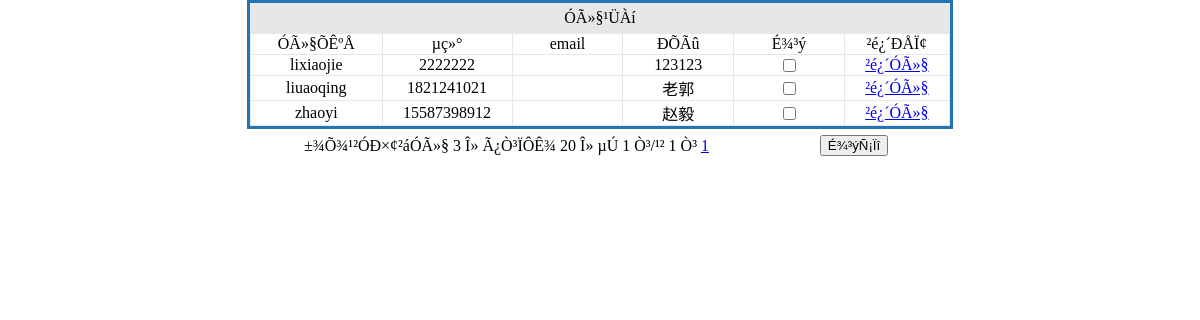
The app's page /admin/user.php (signed in) with its own data.
### tables this page shows
CREATE TABLE `user` (
  `id` int(4) NOT NULL AUTO_INCREMENT,
  `name` varchar(25) DEFAULT NULL COMMENT '帐号',
  `pwd` varchar(50) DEFAULT NULL COMMENT '密码',
  `dongjie` int(4) NOT NULL DEFAULT '0' COMMENT '是否冻结',
  `num` int(10) DEFAULT NULL COMMENT '学号',
  `sfzh` varchar(25) DEFAULT NULL COMMENT '身份证',
  `tel` varchar(25) DEFAULT NULL COMMENT '联系电话',
  `qq` varchar(25) DEFAULT NULL COMMENT '联系qq',
  `dizhi` varchar(100) DEFAULT NULL COMMENT '邮寄地址',
  `youbian` varchar(25) DEFAULT NULL COMMENT '邮编',
  `truename` varchar(25) DEFAULT NULL COMMENT '真实姓名',
  PRIMARY KEY (`id`)
);

### admin/user.php (the view, shortened to what this page needs)
<html>
<head>
<link rel="stylesheet" type="text/css" href="base.css">
</head>
<body topmargin="0" leftmargin="0" bottommargin="0">
<?php
       include("../conn.php");
       $sql=mysql_query("select count(*) as total from user ",$conn);
	   $data=mysql_fetch_array($sql);
	   $total=$data[total];
?>
<form name="form1" method="post" action="user_del.php">
<table width="600" border="0" align="center" cellpadding="0" cellspacing="0" class="table_big">
  <tr>
    <td height="30" bgcolor="#E7E7E7"><div align="center" >ÓÃ»§¹ÜÀí</div></td>
  </tr>
  <tr>
    <td  bgcolor="#E7E7E7"><table width="700" border="0" align="center" cellpadding="0" cellspacing="1">
       <?php
	     $pagesize=20;
		   if ($total<=$pagesize){
		      $pagecount=1;
			}
			if(($total%$pagesize)!=0){
			   $pagecount=intval($total/$pagesize)+1;
			}else{
			   $pagecount=$total/$pagesize;
			}
			if(($_GET[page])==""){
			    $page=1;
			}else{
			    $page=intval($_GET[page]);
			}
             $sql1=mysql_query("select * from user  order by id desc limit ".($page-1)*$pagesize.",$pagesize ",$conn);
	   ?>
	   <tr>
          <td width="94" height="20" bgcolor="#FFFFFF"><div align="center">ÓÃ»§ÕÊºÅ</div></td>
          <td width="93" bgcolor="#FFFFFF"><div align="center">µç»°</div></td>
          <td width="79" bgcolor="#FFFFFF"><div align="center">email</div></td>
          <td width="79" bgcolor="#FFFFFF"><div align="center">ÐÕÃû</div></td>
          <td width="79" bgcolor="#FFFFFF"><div align="center">É¾³ý</div></td>
          <td width="75" bgcolor="#FFFFFF"><div align="center">²é¿´ÐÅÏ¢</div></td>
        </tr>
       <?php
	      while($data1=mysql_fetch_array($sql1))
		     {
	   ?>
	   <tr>
          <td height="20" bgcolor="#FFFFFF"><div align="center"><?php  echo $data1[name];?></div></td>
          <td height="20" bgcolor="#FFFFFF"><div align="center">
<?php  echo $data1[tel];?>
          </div></td>
		  <td height="20" bgcolor="#FFFFFF"></td>
		    <td height="20" bgcolor="#FFFFFF"><div align="center">
<?php  echo $data1[truename];?>
          </div></td>
          <td height="20" bgcolor="#FFFFFF"><div align="center">
          <input type="checkbox" name="<?php  echo $data1[id];?>" value=<?php  echo $data1[id];?>></div></td>
          <td height="20" bgcolor="#FFFFFF"><div align="center"><a href="user_view.php?id=<?php  echo $data1[id];?>">²é¿´ÓÃ»§</a></div></td>
        </tr>
		<?php
	        }
		?>
    </table></td>
  </tr>
</table>
<table width="600" height="33" border="0" align="center" cellpadding="0" cellspacing="0">
  <tr>
    <td width="508"><div align="left">
	&nbsp;±¾Õ¾¹²ÓÐ×¢²áÓÃ»§&nbsp;<?php
		   echo $total;
		  ?>&nbsp;Î»&nbsp;Ã¿Ò³ÏÔÊ¾&nbsp;<?php  echo $pagesize;?>&nbsp;Î»&nbsp;µÚ&nbsp;<?php  echo $page;?>&nbsp;Ò³/¹²&nbsp;<?php  echo $pagecount; ?>&nbsp;Ò³
        <?php
		   if($pagecount<=4){
		    for($i=1;$i<=$pagecount;$i++){
		  ?>
        <a href="user.php?page=<?php  echo $i;?>"><?php  echo $i;?></a>
        <?php
		     }
        }?>
	</div></td>
    <td width="92"><div align="center"><input type="submit" value="É¾³ýÑ¡Ïî" class="buttoncss" onclick="return confirm('È·¶¨ÒªÉ¾³ýÂð');">
    </div></td>
  </tr>
</table>
</form>
</body>
</html>

### admin/base.css (style rules this page uses)
.table_big { background-color: #A6D4F5; border: 3px solid #2575B4; }

### records on screen
user: name "lixiaojie", tel "2222222", truename "123123"
user: name "liuaoqing", tel "1821241021", truename "老郭"
user: name "zhaoyi", tel "15587398912", truename "赵毅"

### other values on screen
$total "3"
$pagesize "20"
$page "1"
$pagecount "1"
